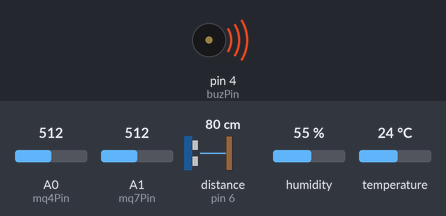
A sketch run on a simulated Arduino Uno, built with avr-gcc and run on an emulated ATmega328P. Parts: buzzer (waves = sounding, pin HIGH). Wiring (inferred from the names in the program): ultrasonic range finder: trigger pin 7; echo pin 6. The test bench sets the inputs (shaded band); at power-on: A0 (mq4Pin) = 512, A1 (mq7Pin) = 512, distance to the obstacle (sensor on pin 6) 80 cm, humidity 55 %, temperature 24 °C. The echo pulse lasts 58.3 µs per cm; no radio packets arrive unless stated; pins used as bus, display or sensor lines are not drawn; what the sketch prints to the serial monitor is not drawn.

Above: at 0.3 s.
Timing chart, 0 to 6.0 s (numbered marks = the images above):
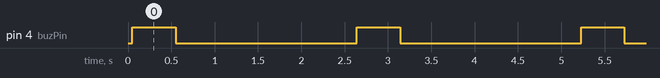

The sketch:

transmitter_uno.ino
```cpp
#include <SPI.h>
#include <RH_RF95.h>
#include <DHT.h>

#define RFM95_CS 10
#define RFM95_RST 9
#define RFM95_INT 2

#define RF95_FREQ 915.0

#define DHTPIN 8     // Pin which is connected to the DHT sensor.
#define DHTTYPE DHT11   // DHT 11 or DHT22 (choose according to your sensor)

RH_RF95 rf95(RFM95_CS, RFM95_INT);

const int trigPin = 7;
const int echoPin = 6;
const int buzPin = 4;
const int mq4Pin = A0;
const int mq7Pin = A1;

long duration;
int distance;
int mq4Value;
int mq7Value;
int temperature;
int humidity;

DHT dht(DHTPIN, DHTTYPE);

void setup()
{
  pinMode(trigPin, OUTPUT);
  pinMode(echoPin, INPUT);
  pinMode(mq4Pin, INPUT);
  pinMode(mq7Pin, INPUT);
  pinMode(buzPin, OUTPUT);

  pinMode(RFM95_RST, OUTPUT);
  digitalWrite(RFM95_RST, HIGH);

  Serial.begin(9600);
  while (!Serial);

  dht.begin();
  Serial.println("Arduino LoRa TX Test!");

  // Manual reset
  digitalWrite(RFM95_RST, LOW);
  delay(10);
  digitalWrite(RFM95_RST, HIGH);
  delay(10);

  if (!rf95.init())
  {
    Serial.println("LoRa radio init failed");
    while (1);
  }
  Serial.println("LoRa radio init OK!");

  if (!rf95.setFrequency(RF95_FREQ))
  {
    Serial.println("setFrequency failed");
    while (1);
  }
  Serial.print("Set Freq to: "); Serial.println(RF95_FREQ);

  rf95.setTxPower(13, false);
}

void warning(){
  digitalWrite(buzPin, HIGH);
  delay(500);
  digitalWrite(buzPin, LOW);
}

void loop()
{
  // Clears the trigPin
  digitalWrite(trigPin, LOW);
  delayMicroseconds(2);
  // Sets the trigPin on HIGH state for 10 microseconds
  digitalWrite(trigPin, HIGH);
  delayMicroseconds(10);
  digitalWrite(trigPin, LOW);

  // Reads the echoPin, returns the sound wave travel time in microseconds
  duration = pulseIn(echoPin, HIGH);

  // Calculating the distance
  distance = duration * 0.034 / 2;

  // Read MQ-4 and MQ-7 sensor values
  mq4Value = analogRead(mq4Pin);
  mq7Value = analogRead(mq7Pin);

  // Read DHT sensor values
  humidity = dht.readHumidity();
  temperature = dht.readTemperature();

  // Check if any reads failed and exit early (to try again).
  if (isnan(humidity) || isnan(temperature))
  {
    Serial.println("Failed to read from DHT sensor!");
    delay(2000); // Wait a bit before trying again
    return;
  }

  // obj.mq4 < 500 && obj.mq7 < 500 && (obj.humidity >= 30 && obj.humidity <= 70) && (obj.temperature >=25 && obj.temperature < 50)
  if(mq4Value < 500 && mq7Value < 500 && (humidity >= 30 && humidity <= 70) && (temperature >= 25 && temperature < 50)){
    // No warning
  }
  else{
    warning();
  }
  // Send distance, MQ-4, MQ-7, temperature, and humidity values
  char msg[100];
  sprintf(msg, "D:%d,MQ4:%d,MQ7:%d,T:%d,H:%d", distance, mq4Value, mq7Value, temperature, humidity);
  rf95.send((uint8_t *)msg, strlen(msg));
  rf95.waitPacketSent();

  Serial.print("Sent: ");
  Serial.println(msg);

  delay(2000);
}
```

Measured:
- by itself, pin 4 (buzPin): alternates HIGH for 0.50 s and LOW for 2.1 s
